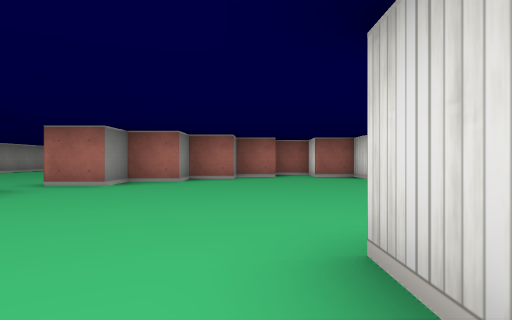
[1] (above)

16 first-person views from a walk through a cub3D ray-caster map. The camera is about half as high as the walls, looks level and sees 75° across. The floor is counted in squares. Each view is taken from the middle of a square. On the plan, view 1 faces up. The plan holds only what a view shows up to about 9 squares ahead; the rest is blank.

[2]
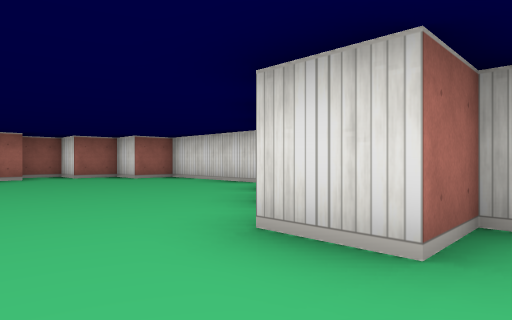

[3]
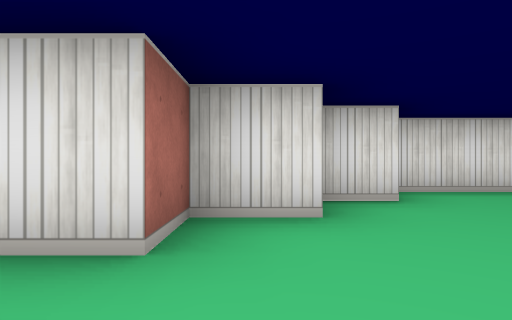

[4]
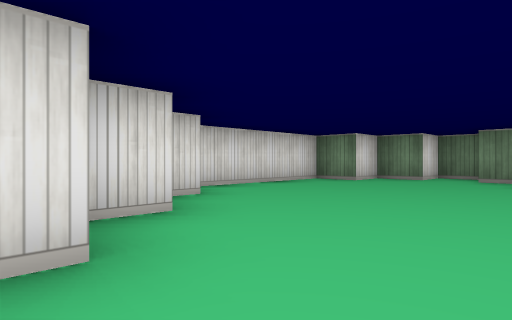

[5]
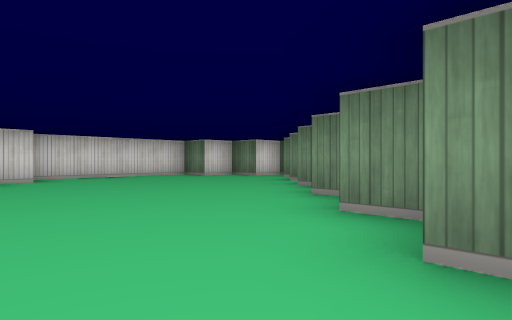

[6]
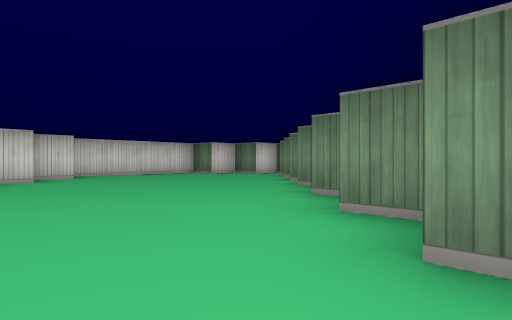

[7]
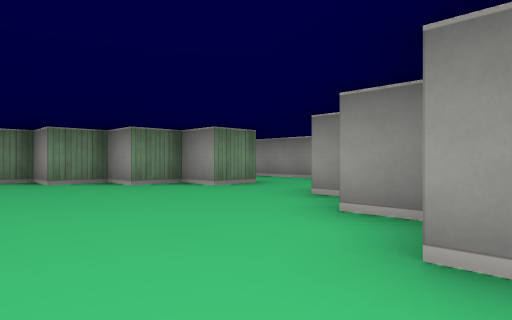

[8]
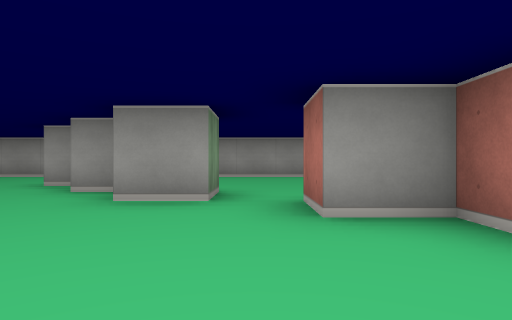

[9]
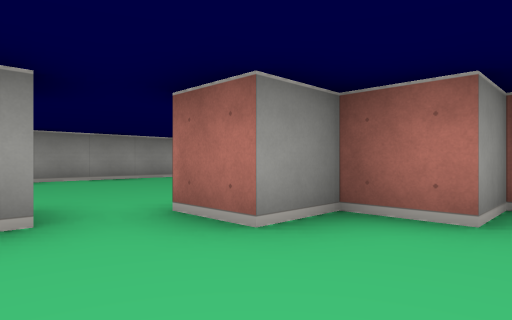

[10]
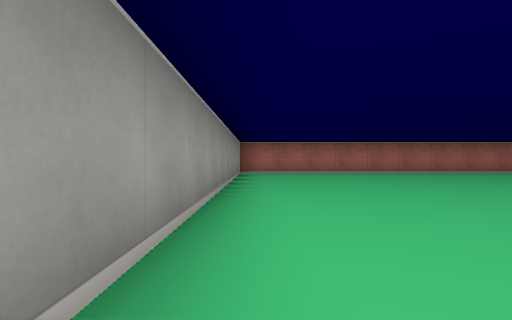

[11]
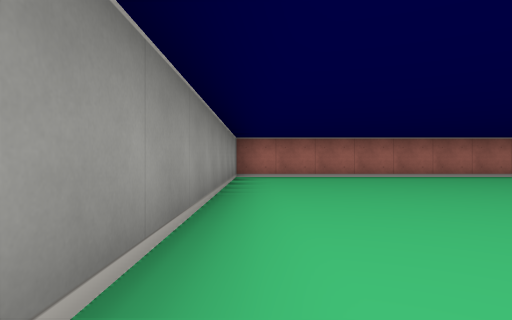

[12]
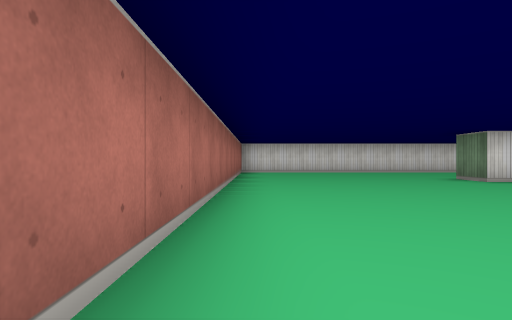

[13]
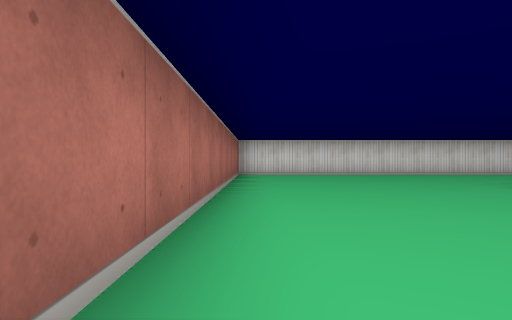

[14]
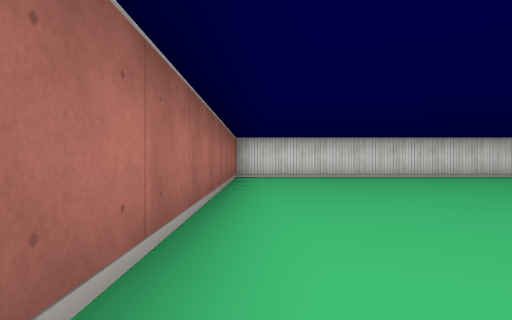

[15]
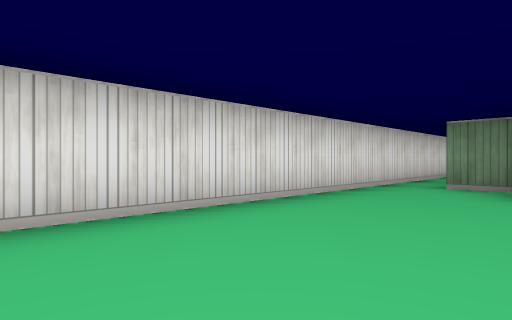

[16]
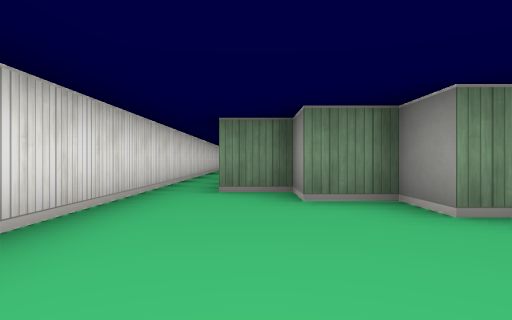

### Floor plan
Points are (right, up) in squares from view 1. A wall is a line through its corners. A room is listed if a view was taken in it or the views show most of it. See-through windows are left out.
Room 1 (views 1, 2, 3, 4, 5, 6, 7, 8, 9)
walls: (1.5, -0.5) (1.5, 0.5) (0.5, 0.5) (0.5, 1.5); (-4.5, 3.2) (-4.5, 2.5); (-3.5, 4.5) (-3.5, 3.5); (2.5, -1.5) (2.5, -0.6); (-5.5, 2) (-5.5, 1.5); (-6.5, -0.5) (-5.5, -0.5) (-5.5, -1.5) (-4.5, -1.5) (-4.5, -2.5) (-3.5, -2.5) (-3.5, -3.5) (-2.5, -3.5); (3.5, 4.5) (3.5, 7.5) (2.5, 7.5) (2.5, 8.5) (1.5, 8.5); (-0.1, -6.5) (0.5, -6.5); (0.5, 8.5) (-0.5, 8.5) (-0.5, 7.5) (-1.5, 7.5) (-1.5, 6.5) (-2.5, 6.5) (-2.5, 5.5) (-3.5, 5.5); (1.5, -6.5) (2.5, -6.5) (2.5, -5.5) (3.5, -5.5) (3.5, -1.6); (0.6, -7.5) (1.5, -7.5); (1.5, 9.5) (0.6, 9.5)
ways out: opening at (-6, 0.5) to room 2; opening at (-3, 5) to room 2
Room 2 (views 10, 11, 12, 13, 14, 15, 16)
walls: (0.5, 10) (0.5, 10.5) (1.5, 10.5); (2, 9.5) (2.5, 9.5) (2.5, 8.5) (3.5, 8.5) (3.5, 7.5) (4.5, 7.5); (-4.5, 4.5) (-3.5, 4.5); (5.5, 3) (5.5, 15.5) (-8.5, 15.5) (-8.5, 4); (-8.5, -0.4) (-8.5, -2.2)
ways out: opening at (-6, 0.5) to room 1; opening at (-3, 5) to room 1; opening at (-7.5, -2); opening at (5, 3)

Positions as (right, up) in squares from view 1, and headings:
1: (0, 0), facing up
2: (-1, 0), facing up-right
3: (-1, 0), facing right
4: (-1, 1), facing down-right
5: (-5, 0), facing down-right
6: (-6, 1), facing down-right
7: (-2, 4), facing down-left
8: (0, 5), facing left
9: (-1, 4), facing up-left
10: (-8, 5), facing up
11: (-8, 7), facing up
12: (-6, 15), facing right
13: (-4, 15), facing right
14: (-3, 15), facing right
15: (3, 13), facing down-right
16: (4, 12), facing down
